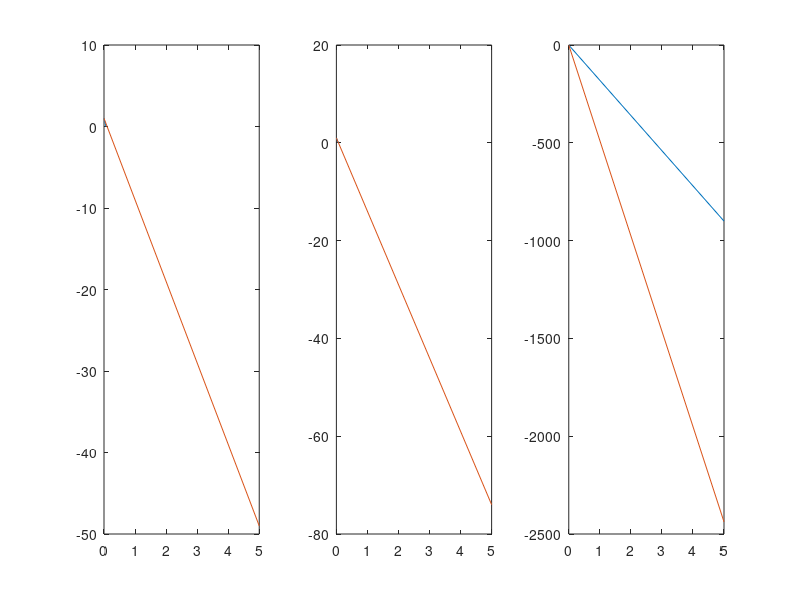

The MATLAB source for this figure:
% This code integrates on [x0,xf] a model equation
% Set the parameters of the problem:
clear all;

h = input('Enter the step size: h =');  
alpha = input('Enter the friction coefficent: alpha =');
xf = input('Enter maximum time: t =');

f1 = @(x,y2) y2;              % system of ODE where y2 =v
f2 = @(x,y1,y2,w_o,alpha) -w_o^2*y1 -2*alpha*y2; 

x0=0;                          %Initial value of x
                                 
w_o = 1;                        %damped oscillator

x=x0:h:xf;                   % this is the vector of x values

w = sqrt(w_o^2 - alpha^2);

y1(1)=0;   %initial conditions 
y2(1)=1;

z1(1)=0;    %initial conditions 
z2(1)=1;
%Solve the equation using the Regular Euler
for i=1:length(x)-1
    y1(i+1) = y1(i) + h*f1(x(i),y2(i));
    y2(i+1) = y2(i) + h*f2(x(i),y1(i),y2(i),w_o,alpha);
    
end
E1 = (y2.^2 + w^2*y1.^2)/2;  

H1 = 0.112414 -E1;  %Hamiltonian Error

%Solve the equation using the Sympletic Euler
for i=1:length(x)-1
    z1(i+1)= z1(i)+h*(f1(x(i),z2(i)));
    z2(i+1)= z2(i)+h*(f2(x(i),z1(i+1),z2(i),w_o,alpha));
    
end
E2 = (z2.^2 + w^2*z1.^2)/2;

H2 = 0.112414 -E2;  %Hamiltonian Error

% The exact solution
yexact = @(t) (1/w)*(exp(-alpha*t).*sin(w*t));  
yexact1 = @(t) (exp(-alpha*t).*(w.*cos(w*t) - alpha.*sin(w*t))).*(1/w); 

%%Subploting the graph
subplot(1,3,1);
plot(yexact(x),yexact1(x),y1,y2)
subplot(1,3,2);
plot(yexact(x),yexact1(x),z1,z2)
subplot(1,3,3)
plot(x,H1); hold on
plot(x,H2);






